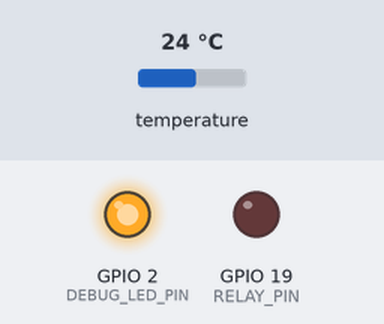
A program run on a simulated ESP32. Parts: output pins drawn as LEDs (lit = HIGH). Inputs (shaded band) come from the test bench; at power-on: temperature 24 °C. WiFi joins after 1.5 s; servers stay silent unless stated; storage starts empty; not simulated (calls return 0 or success): Secrets.hpp; what the program prints to the serial monitor is not drawn.

Above: at 6.3 s.
6.4 s: temperature set to 12 °C
At 8.6 s:
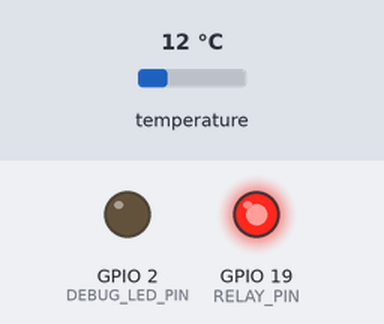
10.0 s: temperature set to 21.3 °C
13.6 s: temperature set to 22.2 °C
At 14.73 s:
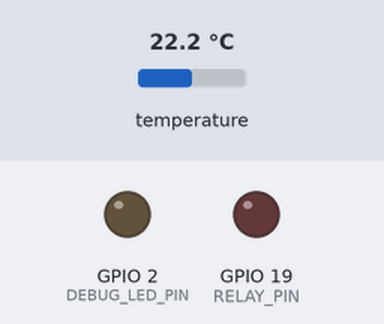
15.2 s: temperature set to 0 °C
At 19.1 s:
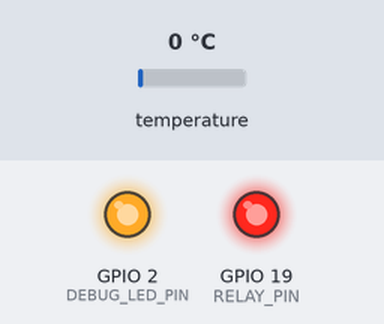
Timing chart, 0 to 19.8 s (numbered marks = the images above; inputs shaded):
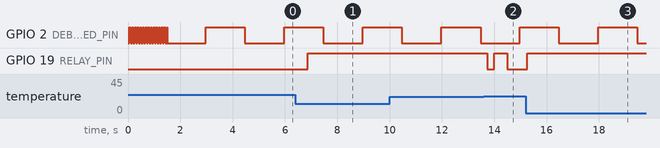

The program:

main.cpp
```cpp
#include <Arduino.h>
#include <WiFi.h>
#include <ESPAsyncWebServer.h>
#include <FS.h>
#include <LittleFS.h>
#include <OneWire.h>
#include <DallasTemperature.h>

#include "LED.hpp"
#include "PWMController.hpp"
#include "PIDController.hpp"
#include "TemperatureController.hpp"
#include "Secrets.hpp"

// ===========================================================================
//  Configuration
// ===========================================================================

// --- Hardware pins ---
static const int RELAY_PIN = 19;   // Solid-state relay driving the hot plate
static const int ONEWIRE_PIN = 25; // DS18B20 data line
static const int DEBUG_LED_PIN = 2;

// If your SSR switches the heater ON when the control pin is LOW, set false.
static const bool RELAY_ACTIVE_HIGH = true;

// --- Network ---
static const char *WIFI_SSID = WIFI_SSID_STR;
static const char *WIFI_PASSWORD = WIFI_PASSWORD_STR;

// --- Temperature sensing ---
static const uint8_t SENSOR_RESOLUTION_BITS = 12;
static const unsigned long TEMP_CONVERSION_MS = 750; // 12-bit conversion time

// --- Heater output (slow PWM) ---
static const unsigned long HEATER_PWM_PERIOD_MS = 2000;

// --- Control tuning -------------------------------------------------------
// Gains are expressed as fractions of full heater power (output range 0..1).
//   Kp : how hard to push per degree of error. With the leadband removed the
//        PID now sees the full error to the target, so this is much smaller
//        than before. At 0.04, a 25 C error already commands full power, and
//        the P term falls below the ~15% steady-state hold well before the
//        setpoint (0.04 * 5 C = 20%, 0.04 * 3 C = 12%), which - together with
//        the derivative brake - lets power taper off ahead of arrival.
//   Ki : how fast to learn the steady-state hold power (per degree-second).
//        Only active within PID_INTEGRAL_BAND_C of the setpoint, so it no
//        longer winds up during the long heat-up.
//   Kd : brake against the tank's own rate of rise (per degree-per-second),
//        split into rising/falling gains for the plant's push/coast asymmetry.
static const float PID_KP = 0.05f;
static const float PID_KI = 0.0003f;
// Rising temperature needs a strong brake to kill overshoot; a falling
// temperature only needs a gentle nudge (the plant cools slowly on its own).
static const float PID_KD_RISING = 15.0f;
static const float PID_KD_FALLING = 5.0f;
// Rolling-window rate-of-change estimate (least-squares slope over this span).
static const float PID_DERIV_WINDOW_S = 30.0f;
// Degrees around the setpoint within which the integrator is allowed to learn.
static const float PID_INTEGRAL_BAND_C = 3.0f;


static const float DEFAULT_TARGET_C = 0.0f;

// Guard against absurd dt if the loop ever stalls.
static const float DT_MIN_S = 0.05f;
static const float DT_MAX_S = 5.0f;

// ===========================================================================
//  Globals
// ===========================================================================

LED debugLED(DEBUG_LED_PIN);
OneWire oneWire(ONEWIRE_PIN);
DallasTemperature sensors(&oneWire);
AsyncWebServer server(80);
AsyncWebSocket ws("/ws");

SlowPWM heater(RELAY_PIN, HEATER_PWM_PERIOD_MS, RELAY_ACTIVE_HIGH);
PIDController pid(PID_KP, PID_KI, PID_KD_RISING, 0.0f, 1.0f,
                 PID_DERIV_WINDOW_S, PID_INTEGRAL_BAND_C);
TemperatureController controller(pid);

// Shared state (single-threaded loop; web handlers only read/set scalars).
volatile float g_currentTempC = DEFAULT_TARGET_C;
volatile float g_targetTempC = DEFAULT_TARGET_C;
volatile float g_heatingPower = 0.0f; // 0..1
volatile float g_pTerm = 0.0f; // proportional contribution to power
volatile float g_dTerm = 0.0f; // derivative contribution to power
volatile float g_iTerm = 0.0f; // integral contribution to power

// Non-blocking temperature-conversion bookkeeping.
bool g_conversionPending = false;
unsigned long g_conversionRequestedAt = 0;
unsigned long g_lastSampleMillis = 0;
bool g_haveFirstSample = false;

// ===========================================================================
//  Network + web server
// ===========================================================================

void broadcastState() {
  const String payload = String("{\"temperature\":") + String(g_currentTempC, 2) +
                         String(",\"target\":") + String(g_targetTempC, 2) +
                         String(",\"heatingPower\":") + String(g_heatingPower, 4) +
                         String(",\"pTerm\":") + String(g_pTerm, 4) +
                         String(",\"dTerm\":") + String(g_dTerm, 4) +
                         String(",\"iTerm\":") + String(g_iTerm, 4) +
                         String("}");
  ws.textAll(payload);
}

void onWsEvent(AsyncWebSocket *server, AsyncWebSocketClient *client,
               AwsEventType type, void *arg, uint8_t *data, size_t len) {
  if (type == WS_EVT_CONNECT) {
    Serial.printf("WebSocket connected: client #%u\n", client->id());
    const String payload = String("{\"temperature\":") + String(g_currentTempC, 2) +
                           String(",\"target\":") + String(g_targetTempC, 2) +
                           String(",\"heatingPower\":") + String(g_heatingPower, 4) +
                           String(",\"pTerm\":") + String(g_pTerm, 4) +
                           String(",\"dTerm\":") + String(g_dTerm, 4) +
                           String(",\"iTerm\":") + String(g_iTerm, 4) +
                           String("}");
    client->text(payload);
  }
}

void setupNetwork() {
  WiFi.mode(WIFI_STA);
  WiFi.begin(WIFI_SSID, WIFI_PASSWORD);

  Serial.print("Connecting to WiFi");
  while (WiFi.status() != WL_CONNECTED) {
    debugLED.flash(50);
    delay(10);
  }
  debugLED.low();

  Serial.println();
  Serial.print("WiFi connected. IP address: ");
  Serial.println(WiFi.localIP());
}

void setupServer() {
  if (!LittleFS.begin(true)) {
    Serial.println("Error mounting LittleFS");
    return;
  }

  server.on("/", HTTP_GET, [](AsyncWebServerRequest *request) {
    request->send(LittleFS, "/index.html", "text/html");
  });
  server.on("/style.css", HTTP_GET, [](AsyncWebServerRequest *request) {
    request->send(LittleFS, "/style.css", "text/css");
  });
  server.on("/script.js", HTTP_GET, [](AsyncWebServerRequest *request) {
    request->send(LittleFS, "/script.js", "text/javascript");
  });

  server.on("/temperature", HTTP_GET, [](AsyncWebServerRequest *request) {
    request->send(200, "text/plain", String(g_currentTempC));
  });

  server.on("/heatingPower", HTTP_GET, [](AsyncWebServerRequest *request) {
    request->send(200, "text/plain", String(g_heatingPower));
  });

  server.on("/targetTemp", HTTP_GET, [](AsyncWebServerRequest *request) {
    request->send(200, "text/plain", String(g_targetTempC));
  });

  ws.onEvent(onWsEvent);
  server.addHandler(&ws);

  server.on("/setTargetTemperature", HTTP_POST, [](AsyncWebServerRequest *request) {
    if (request->hasParam("target", true)) {
      const float target = request->getParam("target", true)->value().toFloat();
      g_targetTempC = target;
      controller.setTarget(target); // ramp handles the transition smoothly
      request->send(200, "text/plain", String(target));
    } else {
      request->send(400, "text/plain", "Missing 'target' parameter");
    }
  });

  server.begin();
}

// ===========================================================================
//  Temperature acquisition (non-blocking) and control
// ===========================================================================

// Kicks off conversions and, once ready, returns true with a fresh reading.
bool readTemperature(unsigned long now, float &outTempC) {
  if (!g_conversionPending) {
    sensors.requestTemperatures();
    g_conversionPending = true;
    g_conversionRequestedAt = now;
    return false;
  }

  if (now - g_conversionRequestedAt < TEMP_CONVERSION_MS) {
    return false;
  }

  g_conversionPending = false;
  const float tempC = sensors.getTempCByIndex(0);
  if (tempC == DEVICE_DISCONNECTED_C) {
    return false; // ignore bad reads, keep last known value
  }
  outTempC = tempC;
  return true;
}

void runControlStep(unsigned long now, float tempC) {
  float dt;
  if (!g_haveFirstSample) {
    controller.reset(tempC);
    g_haveFirstSample = true;
    dt = 0.0f;
  } else {
    dt = (now - g_lastSampleMillis) / 1000.0f;
    dt = constrain(dt, DT_MIN_S, DT_MAX_S);
  }
  g_lastSampleMillis = now;

  const float power = controller.update(tempC, dt);

  g_currentTempC = tempC;
  g_heatingPower = power;
  g_pTerm = controller.pid().pTerm();
  g_dTerm = controller.pid().dTerm();
  g_iTerm = controller.pid().iTerm();
  heater.setDuty(power);
  broadcastState();
}

// ===========================================================================
//  Arduino entry points
// ===========================================================================

void setup() {
  Serial.begin(115200);

  heater.off();
  controller.setTarget(DEFAULT_TARGET_C);
  g_targetTempC = DEFAULT_TARGET_C;

  // Asymmetric derivative braking: strong on the way up, gentle on the way down.
  controller.pid().setDerivativeGains(PID_KD_RISING, PID_KD_FALLING);

  setupNetwork();
  setupServer();

  sensors.begin();
  sensors.setResolution(SENSOR_RESOLUTION_BITS);
  sensors.setWaitForConversion(false); // non-blocking conversions
}

void loop() {
  const unsigned long now = millis();

  debugLED.flash(1500);

  float tempC;
  if (readTemperature(now, tempC)) {
    runControlStep(now, tempC);
  }

  // Realise the requested heater power via slow PWM every loop.
  heater.update();

  yield();
}
```

LED.hpp
```cpp
#pragma once

#include <Arduino.h>

class LED{
    private:
        int ID;
        bool state;
        unsigned long prevMillis;

    public:
        LED(const int& ID_in) : ID(ID_in), state(false), prevMillis(0) {pinMode(ID, OUTPUT);}

        //RETURNS:true when LED is on, false when LED is off
        bool getState() {return state;}

        //Sets LED pin to HIGH
        void high(){
            state = true;
            digitalWrite(ID, HIGH);
        }

        //Sets LED pin to LOW
        void low(){
            state = false;
            digitalWrite(ID, LOW);
        }

        //Toggle LED state
        void toggle(){
            state = !state;
            digitalWrite(ID, state ? HIGH : LOW);
        }

        void flash(const int interval){
            unsigned long currentMillis = millis();

            if (currentMillis - prevMillis >= interval) {
               // Serial.println(currentMillis - prevMillis);
                prevMillis = currentMillis;
                state = !state;
                digitalWrite(ID, state ? HIGH : LOW);
            }
        }

};
```

PWMController.hpp
```cpp
#pragma once

#include <Arduino.h>

/**
 * Time-proportioning ("slow PWM") driver for a solid-state relay.
 *
 * A hot plate has an enormous thermal mass, so there is no benefit to fast
 * PWM. Instead the requested duty cycle (0..1) is realised by switching the
 * relay on for a fraction of a fixed, relatively long period (e.g. a couple of
 * seconds). This is gentle on the relay and perfectly adequate for controlling
 * heater power into water.
 *
 * `activeHigh` selects the electrical polarity: set it false if your SSR turns
 * the load ON when the control pin is driven LOW.
 */
class SlowPWM {
public:
  SlowPWM(int pin, unsigned long periodMs, bool activeHigh = true)
      : _pin(pin), _period(periodMs), _activeHigh(activeHigh) {
    pinMode(_pin, OUTPUT);
    _cycleStart = millis();
    writeRelay(false);
  }

  /** Set the requested heater power as a fraction in [0, 1]. */
  void setDuty(float duty) { _duty = constrain(duty, 0.0f, 1.0f); }
  float duty() const { return _duty; }
  bool isOn() const { return _isOn; }

  /** Call frequently from loop(). Non-blocking. */
  void update() {
    const unsigned long now = millis();
    unsigned long elapsed = now - _cycleStart;

    // Roll over to a fresh period (and catch up if the loop was delayed).
    if (elapsed >= _period) {
      _cycleStart += _period * (elapsed / _period);
      elapsed = now - _cycleStart;
    }

    const unsigned long onTime = (unsigned long)(_period * _duty);
    writeRelay(elapsed < onTime);
  }

  /** Force the heater off immediately. */
  void off() {
    _duty = 0.0f;
    writeRelay(false);
  }

private:
  void writeRelay(bool on) {
    _isOn = on;
    digitalWrite(_pin, (on == _activeHigh) ? HIGH : LOW);
  }

  int _pin;
  unsigned long _period;
  bool _activeHigh;
  float _duty = 0.0f;
  unsigned long _cycleStart = 0;
  bool _isOn = false;
};
```

TemperatureController.hpp
```cpp
#pragma once

#include <Arduino.h>
#include "PIDController.hpp"

/**
 * High-level temperature controller for a heat-only (hot plate + SSR) system.
 *
 * Thin wrapper around PIDController. The PID acts on the ordinary error
 * (target - measurement). Overshoot is handled inside the PID itself via the
 * windowed derivative brake and banded integrator.
 */
class TemperatureController {
public:
  explicit TemperatureController(const PIDController &pid)
      : _pid(pid) {}


  /** Set the target temperature (deg C). */
  void setTarget(float target) { _target = target; }
  float target() const { return _target; }

  float power() const { return _pid.lastOutput(); }
  PIDController &pid() { return _pid; }

  /** Reset all internal PID state. */
  void reset(float /*currentTemp*/) { _pid.reset(); }

  /**
   * Compute the heating power for one control step.
   * @param measurement current temperature (deg C)
   * @param dt          time since previous update (seconds)
   * @return heating power fraction in [0, 1]
   */
  float update(float measurement, float dt) {
    return _pid.update(_target, measurement, dt);
  }

private:
  PIDController _pid;
  float _target = 25.0f;
};
```

Source omitted: PIDController.hpp (8804 bytes)

Measured:
- the behaviour switches between 22.1 and 22.2 °C on temperature (found by bisection; images 1 and 2)
- after the input at 6.4 s, GPIO 19 (RELAY_PIN): LOW → HIGH after 0.47 s
- after the input at 15.2 s, GPIO 19 (RELAY_PIN): LOW → HIGH after 0.06 s
